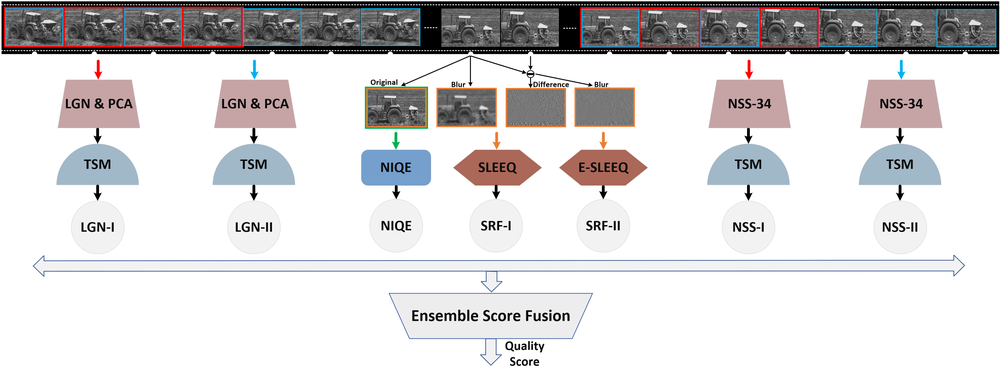
%> input picture fig/model.png, 1000 x 367 px, shrunk from 3625 x 1332 before the run
$ octave --eval "result = computefeature34(imread('../fig/model.png'));"   (GNU Octave 9; MATLAB toolbox functions it lacks are replaced by stand-ins)
%> lines starting %> are read from the running program, lines starting %| are printed output that depends on the picture
function ftrs = computefeature34(img)
    ftrs = [];
    % MSCN
    filtlength = 7;
    window = fspecial('gaussian', filtlength, filtlength/6);
    window = window/sum(sum(window));
    mu = imfilter(img, window, 'replicate');
    mu_sq = mu.*mu;
    p=abs(imfilter(img.*img, window, 'replicate') - mu_sq);
    sigma = sqrt(abs(imfilter(img.*img, window, 'replicate') - mu_sq));
    struct = (img-mu)./(sigma+1);%mscn
    %struct = (img-mu); %ms
    %% 2 GGD model parameters
    [gamparam, sigparam] = est_GGD_param(struct(:));
    ftrs = [ftrs gamparam sigparam]; ...
    %     skewness(struct(:)) kurtosis(struct(:))];

    %% 2 model parameters
    sigmaParam  = nakafit(sigma(:) + eps);
    % [lambda, k] = est_WBL_param(sigma(:) + eps);
    % sigmaParam  = gamfit(sigma(:)+eps);
    % ftrs = [ftrs lambda k sigmaParam(1) sigmaParam(2)];

    ftrs = [ftrs sigmaParam(1) sigmaParam(2)];
    %ftrs = [ftrs sigmaParam(2)];
    %     skewness(sigma(:)) kurtosis(sigma(:))];

    %% pair-production - AGGD - 4x4 = 16 features
    shifts = [0 1; 1 0 ; 1 1; -1 1];
    for itr_shift = 1:4
        shifted_structdis = circshift(struct, shifts(itr_shift,:));
        pair = struct(:) .* shifted_structdis(:);
        [alpha, leftstd, rightstd] = est_AGGD_param(pair);
        const = (sqrt(gamma(1/alpha)) / sqrt(gamma(3/alpha)));
        meanparam = (rightstd - leftstd) * (gamma(2/alpha)/gamma(1/alpha)) * const;
        ftrs = [ftrs alpha meanparam leftstd rightstd];
    end

    % log
    struct = log(abs(struct) + 0.1);
    %% log-derivatives - 7x2 = 14 features
    % 4 directions
    shifts = [0 1; 1 0 ; 1 1; -1 1];
    for itr_shift = 1:4
        structdis_shift_tmp = circshift(struct, shifts(itr_shift, :));
        structdis_diff = struct - structdis_shift_tmp;
        [gamparam, sigma] = est_GGD_param(structdis_diff(:));
        ftrs = [ftrs gamparam sigma];
        structdis_shift(itr_shift) = {[structdis_shift_tmp]};
    end
    % 5th direction
    structdis_diff = struct + structdis_shift{1,3} - structdis_shift{1,1} - structdis_shift{1,2};
    [gamparam, sigma ] = est_GGD_param(structdis_diff(:));
    ftrs = [ftrs gamparam sigma];
    % 6th 7th direction
    win_tmp_1 = [0 1 0; -1 0 -1; 0 1 0;];
    win_tmp_2 = [1 0 -1; 0 0 0; -1 0 1;];
    structdis_diff_1 = imfilter(struct, win_tmp_1, 'replicate');
    structdis_diff_2 = imfilter(struct, win_tmp_2, 'replicate');
    [gamparam, sigma] = est_GGD_param(structdis_diff_1(:));
    ftrs = [ftrs gamparam sigma  ];
    [gamparam, sigma] = est_GGD_param(structdis_diff_2(:));
    ftrs = [ftrs gamparam sigma  ];
    ftrs = ftrs';
    end


    %% ================================================================
    %
    % estimateggdparam() computes generalized Gaussian distribution parameters
    % from provided samples
    %
    %   This code makes use of the 'BRISQUE Software Release' implementation by Anish Mittal.
    %   (http://live.ece.utexas.edu/research/quality/BRISQUE_release.zip)
    %
    %============================================================================
    function [beta_par, alpha_par] = est_GGD_param(vec)
    % moment matching to estimate \beta
    gam                              = 0.1:0.001:6;
    r_gam                            = (gamma(1./gam).*gamma(3./gam))./((gamma(2./gam)).^2);
    sigma_sq                         = mean((vec).^2);
    alpha_par                            = sqrt(sigma_sq);
    E                                = mean(abs(vec));
    rho                              = sigma_sq/E^2;
    [~, array_position] = min(abs(rho - r_gam));
    beta_par                         = gam(array_position);
    % close form equation of entropy
    % entr_par = (1/beta_par) - log(beta_par/(2*alpha_par*gamma(1/beta_par)));
    % close form equation of kurtosis
    % kurt_par = gamma(5/beta_par)*gamma(1/beta_par)/(gamma(3/beta_par)^2);
    end

    %% ================================================================
    %
    % estimateaggdparam() computes the assymetric generalized Gaussian distribution
    % parameters from provided samples
    %
    %   This code makes use of the 'BRISQUE Software Release' implementation by Anish Mittal.
    %   (http://live.ece.utexas.edu/research/quality/BRISQUE_release.zip)
    %
    %============================================================================
    function [alpha, leftstd, rightstd] = est_AGGD_param(vec)
        gam   = 0.1:0.001:6;
        r_gam = ((gamma(2./gam)).^2)./(gamma(1./gam).*gamma(3./gam));

        leftstd            = sqrt(mean((vec(vec<0)).^2));
        rightstd           = sqrt(mean((vec(vec>0)).^2));
        gammahat           = leftstd/rightstd;
        rhat               = (mean(abs(vec)))^2/mean((vec).^2);
        rhatnorm           = (rhat*(gammahat^3 +1)*(gammahat+1))/((gammahat^2 +1)^2);
        [~, array_position] = min((r_gam - rhatnorm).^2);
        alpha              = gam(array_position);
    end


    function param = nakafit(data)
    param(1) = mean(data(:));
    param(2) = (mean(data(:))./std(data(:))).^2;
    end

%> in computefeature34, `mu = imfilter(img, window, 'replicate');`:
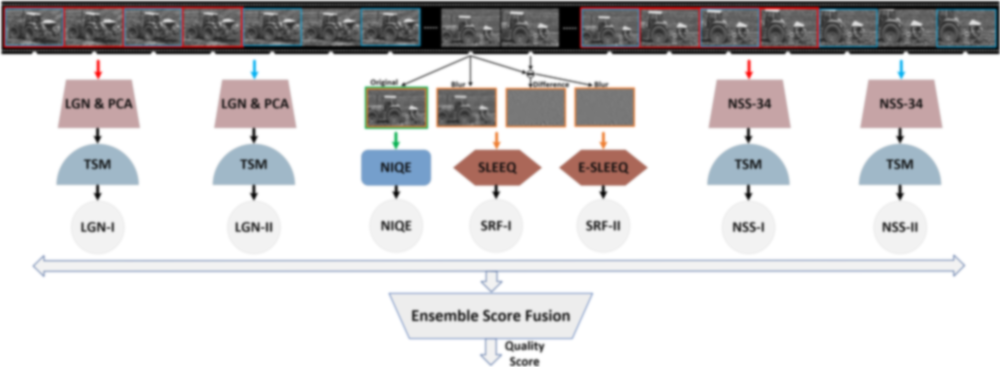
%> mu: size 367x1000x3 uint8; mean R, G, B 213.7, 211.9, 212.7
%> in computefeature34, `mu_sq = mu.*mu;`:
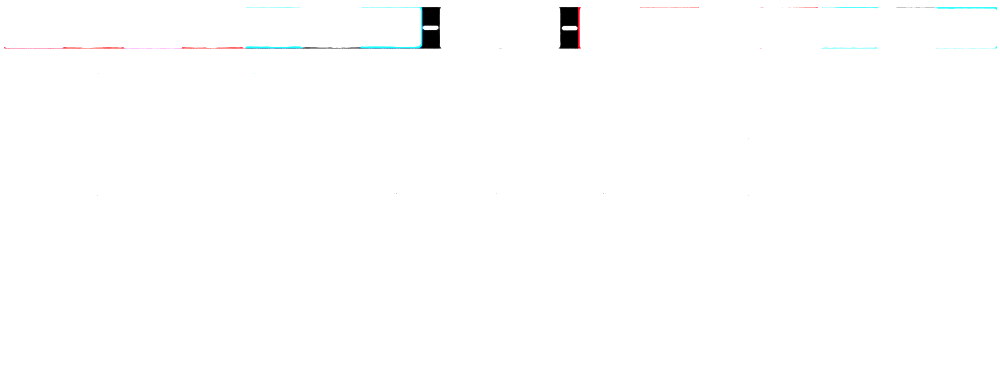
%> mu_sq: size 367x1000x3 uint8; mean R, G, B 253.7, 253.8, 253.9
%> in computefeature34, `sigma = sqrt(abs(imfilter(img.*img, window, 'replicate') - mu_sq));`:
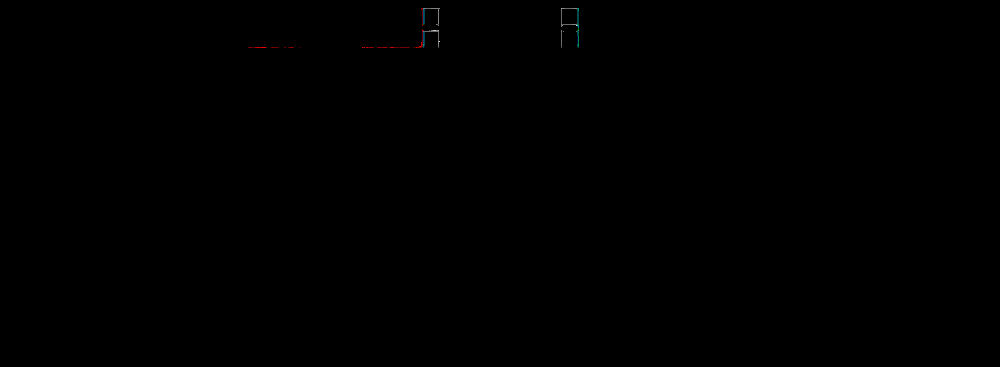
%> sigma: size 367x1000x3 double; mean R, G, B 0.00127, 0.00105, 0.00108; drawn with min black and max white
%> in computefeature34, `struct = (img-mu)./(sigma+1);`:
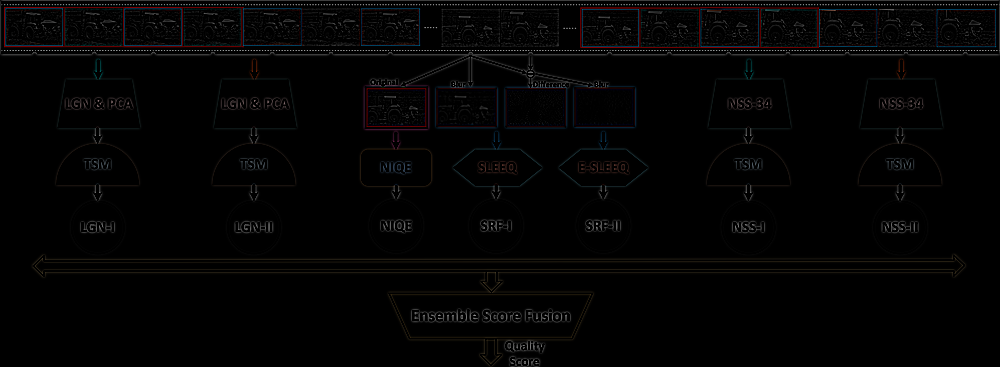
%> struct: size 367x1000x3 uint8; mean R, G, B 3.9, 3.5, 3.5
%> in est_GGD_param, `sigma_sq                         = mean((vec).^2);`: sigma_sq = 24.02
%> in est_GGD_param, `alpha_par                            = sqrt(sigma_sq);`: alpha_par = 4.9
%> in est_GGD_param, `E                                = mean(abs(vec));`: E = 3.65
%> in est_GGD_param, `rho                              = sigma_sq/E^2;`: rho = 1.8
%> in est_GGD_param, `[~, array_position] = min(abs(rho - r_gam));`: array_position = 1164
%> in est_GGD_param, `beta_par                         = gam(array_position);`: beta_par = 1.26
%> in computefeature34, `[gamparam, sigparam] = est_GGD_param(struct(:));`: sigparam = 4.9
%> in computefeature34, `ftrs = [ftrs gamparam sigparam];`: ftrs = [1.26 4.9]
%> in computefeature34, `sigmaParam  = nakafit(sigma(:) + eps);`: sigmaParam = [0.00114 0.000715]
%> in computefeature34, `ftrs = [ftrs sigmaParam(1) sigmaParam(2)];`: ftrs = [1.26 4.9 0.00114 0.000715]
%> the loop in computefeature34, `for itr_shift = 1:4` made 4 passes
%> ftrs on pass 1: [1.26 4.9 0.00114 0.000715 0.1 NaN NaN 13.83]
%> pass 2, in computefeature34, `shifted_structdis = circshift(struct, shifts(itr_shift,:));`:
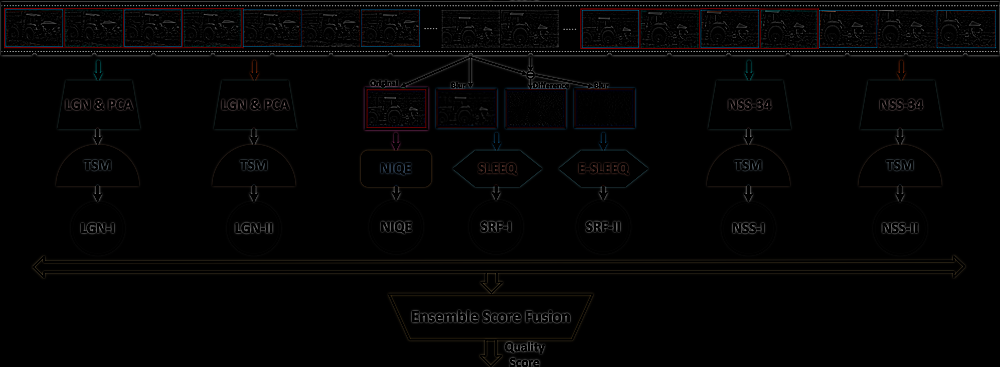
%> shifted_structdis: size 367x1000x3 uint8; mean R, G, B 3.9, 3.5, 3.5; mean of the top-left, top-right, bottom-left and bottom-right quarters 5.6, 5.3, 1.9, 1.9
%> in computefeature34, `struct = log(abs(struct) + 0.1);`: struct: size 367x1000x3 double; 80.78% of the values are NaN or infinite; the others: min 0, max 5.09, mean 2.14
%> after the loop in computefeature34, `for itr_shift = 1:4`: structdis_shift = 4 items
%> in computefeature34, `structdis_diff = struct + structdis_shift{1,3} - structdis_shift{1,1} ..`: structdis_diff: size 367x1000x3 double; 90.92% of the values are NaN or infinite; the others: min -6.18, max 5.99, mean 0.0113
%> in computefeature34, `structdis_diff_1 = imfilter(struct, win_tmp_1, 'replicate');`: structdis_diff_1: size 367x1000x3 double; 95% of the values are NaN or infinite; the others: min -6.7, max 7.69, mean -0.242
%> in computefeature34, `structdis_diff_2 = imfilter(struct, win_tmp_2, 'replicate');`: structdis_diff_2: size 367x1000x3 double; 95.7% of the values are NaN or infinite; the others: min -6.17, max 6.39, mean 0.00594
